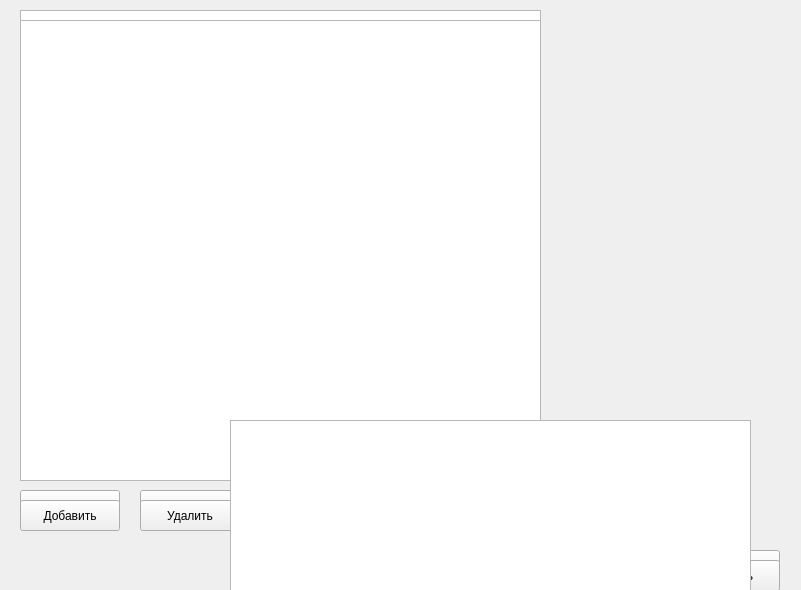
<?xml version="1.0" encoding="UTF-8"?>
<ui version="4.0">
 <class>PositionWidget</class>
 <widget class="QDialog" name="PositionWidget">
  <property name="geometry">
   <rect>
    <x>0</x>
    <y>0</y>
    <width>801</width>
    <height>590</height>
   </rect>
  </property>
  <property name="windowTitle">
   <string>Dialog</string>
  </property>
  <widget class="QTableView" name="tableView">
   <property name="geometry">
    <rect>
     <x>20</x>
     <y>10</y>
     <width>521</width>
     <height>461</height>
    </rect>
   </property>
  </widget>
  <widget class="QPushButton" name="pushButton">
   <property name="geometry">
    <rect>
     <x>440</x>
     <y>490</y>
     <width>100</width>
     <height>31</height>
    </rect>
   </property>
   <property name="text">
    <string>Сохранить</string>
   </property>
  </widget>
  <widget class="QPushButton" name="pushButton_2">
   <property name="geometry">
    <rect>
     <x>680</x>
     <y>550</y>
     <width>100</width>
     <height>31</height>
    </rect>
   </property>
   <property name="text">
    <string>Закрыть</string>
   </property>
  </widget>
  <widget class="QPushButton" name="pushButton_3">
   <property name="geometry">
    <rect>
     <x>20</x>
     <y>490</y>
     <width>100</width>
     <height>31</height>
    </rect>
   </property>
   <property name="text">
    <string>Добавить</string>
   </property>
  </widget>
  <widget class="QPushButton" name="pushButton_4">
   <property name="geometry">
    <rect>
     <x>140</x>
     <y>490</y>
     <width>100</width>
     <height>31</height>
    </rect>
   </property>
   <property name="text">
    <string>Удалить</string>
   </property>
  </widget>
  <widget class="QPushButton" name="pushButton_5">
   <property name="geometry">
    <rect>
     <x>20</x>
     <y>500</y>
     <width>100</width>
     <height>31</height>
    </rect>
   </property>
   <property name="text">
    <string>Добавить</string>
   </property>
  </widget>
  <widget class="QTableView" name="tableView_2">
   <property name="geometry">
    <rect>
     <x>20</x>
     <y>20</y>
     <width>521</width>
     <height>461</height>
    </rect>
   </property>
  </widget>
  <widget class="QPushButton" name="pushButton_6">
   <property name="geometry">
    <rect>
     <x>440</x>
     <y>500</y>
     <width>100</width>
     <height>31</height>
    </rect>
   </property>
   <property name="text">
    <string>Сохранить</string>
   </property>
  </widget>
  <widget class="QPushButton" name="pushButton_7">
   <property name="geometry">
    <rect>
     <x>140</x>
     <y>500</y>
     <width>100</width>
     <height>31</height>
    </rect>
   </property>
   <property name="text">
    <string>Удалить</string>
   </property>
  </widget>
  <widget class="QPushButton" name="pushButton_8">
   <property name="geometry">
    <rect>
     <x>680</x>
     <y>560</y>
     <width>100</width>
     <height>31</height>
    </rect>
   </property>
   <property name="text">
    <string>Закрыть</string>
   </property>
  </widget>
  <widget class="QPushButton" name="pushButton_9">
   <property name="geometry">
    <rect>
     <x>230</x>
     <y>900</y>
     <width>100</width>
     <height>31</height>
    </rect>
   </property>
   <property name="text">
    <string>Добавить</string>
   </property>
  </widget>
  <widget class="QTableView" name="tableView_3">
   <property name="geometry">
    <rect>
     <x>230</x>
     <y>420</y>
     <width>521</width>
     <height>461</height>
    </rect>
   </property>
  </widget>
  <widget class="QPushButton" name="pushButton_10">
   <property name="geometry">
    <rect>
     <x>650</x>
     <y>900</y>
     <width>100</width>
     <height>31</height>
    </rect>
   </property>
   <property name="text">
    <string>Сохранить</string>
   </property>
  </widget>
  <widget class="QPushButton" name="pushButton_11">
   <property name="geometry">
    <rect>
     <x>350</x>
     <y>900</y>
     <width>100</width>
     <height>31</height>
    </rect>
   </property>
   <property name="text">
    <string>Удалить</string>
   </property>
  </widget>
  <widget class="QPushButton" name="pushButton_12">
   <property name="geometry">
    <rect>
     <x>890</x>
     <y>960</y>
     <width>100</width>
     <height>31</height>
    </rect>
   </property>
   <property name="text">
    <string>Закрыть</string>
   </property>
  </widget>
 </widget>
 <resources/>
 <connections/>
</ui>
